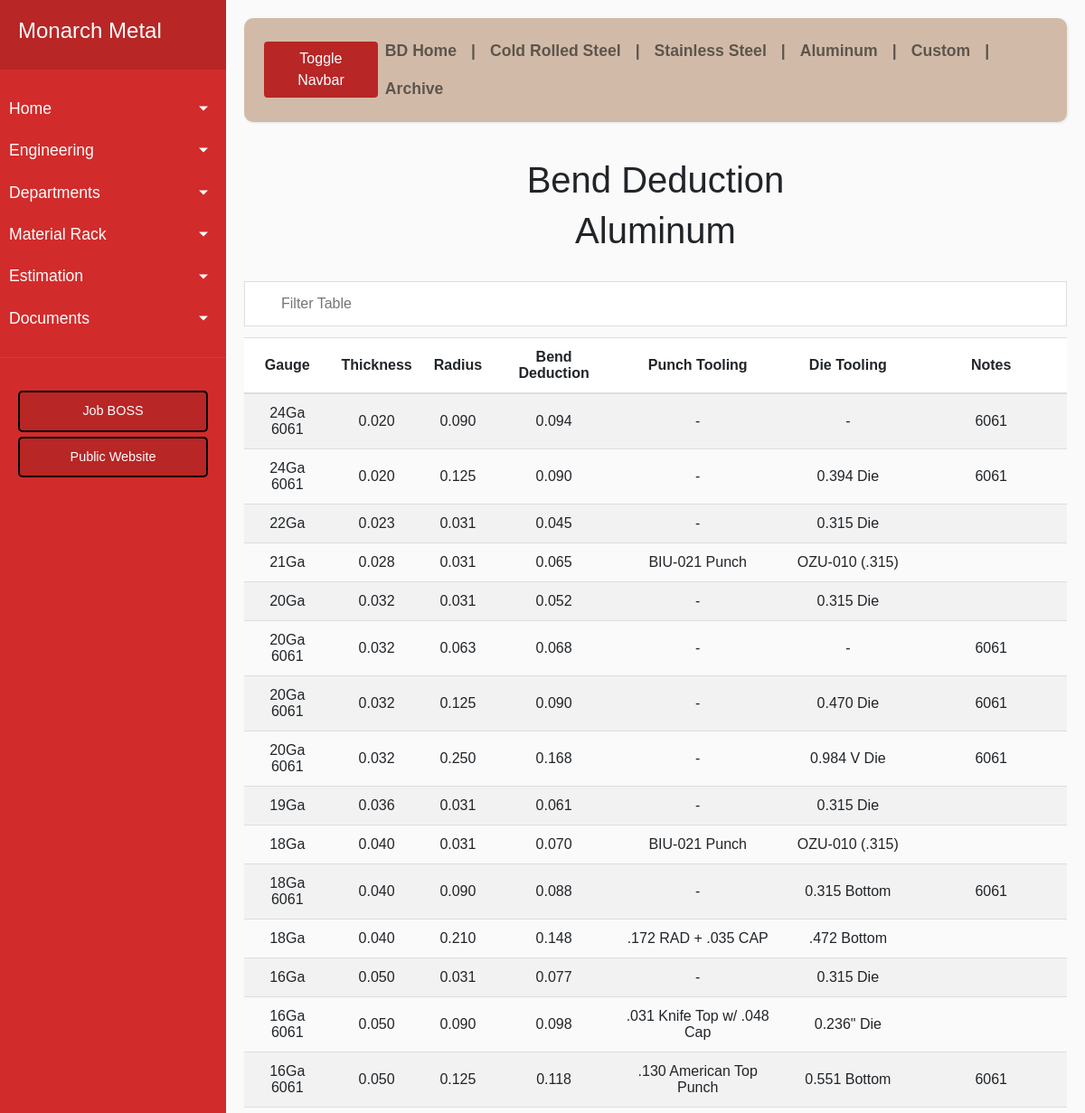
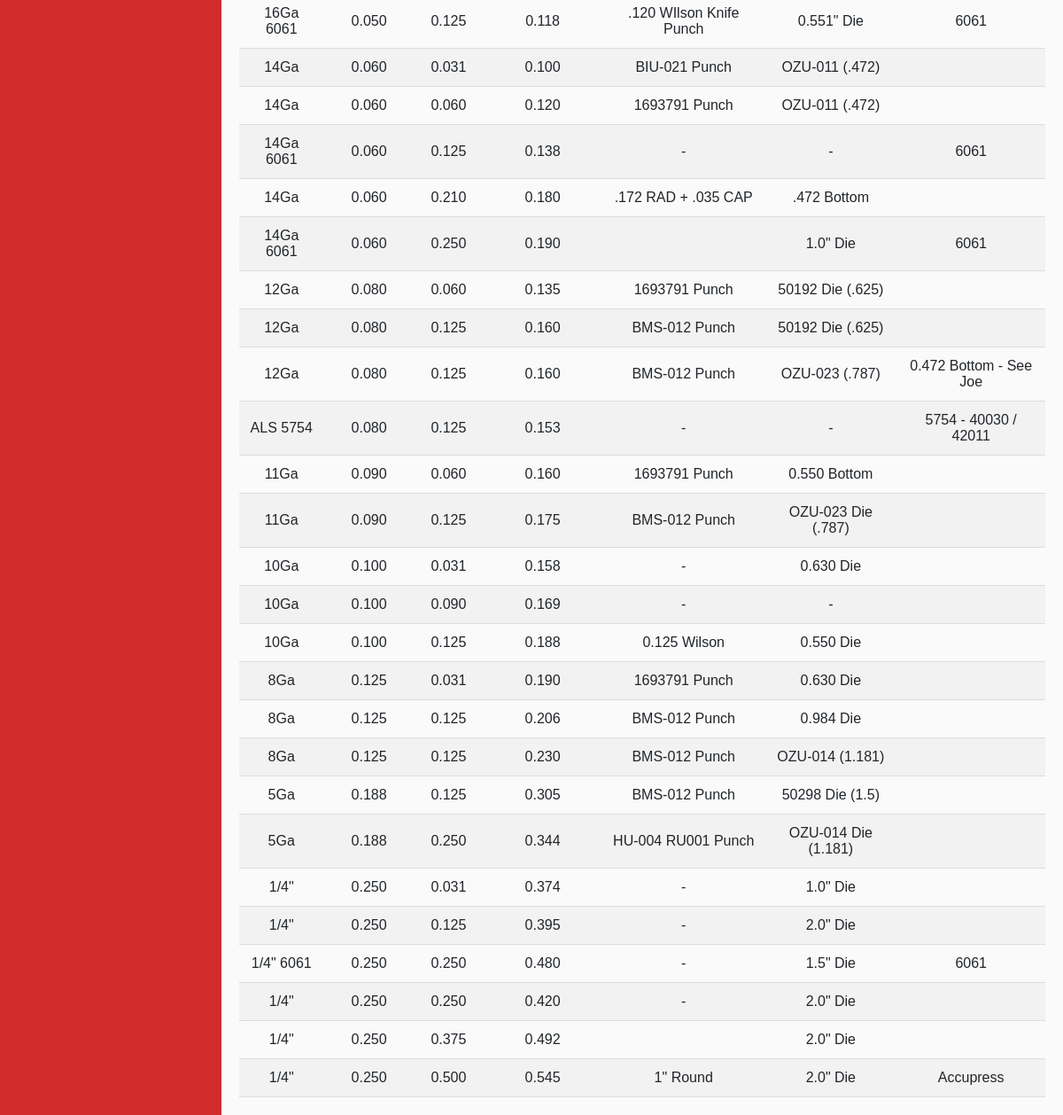
Page /bdals on the committed database (2 pictures, top to bottom).
### app/models.py (models this page shows, shortened)
class Bendd(Base):
    __tablename__ = 'bendd'
    id = Column(Integer, primary_key=True)
    matl = Column(String(10))
    desc = Column(String(25))
    gauge = Column(String(10))
    thick = Column(String(50))
    rad = Column(String(50))
    bd = Column(String(50))
    pt = Column(String(120))
    dt = Column(String(120))
    notes = Column(String(120))

### app/routes.py (the view)
@app.route('/bdals')
def bdals():
    bds = Bendd.query.order_by('thick', 'rad').all()
    return render_template('bdals.html', bds=bds)

### app/routes.py (called while the page is built)
@app.teardown_appcontext
def shutdown_session(exception=None):
    db_session.remove()

### app/templates/bdals.html (shortened to what this page needs)
{% extends 'bdbase.html' %}
{% block content %}
    <h1 align='center'>Bend Deduction</h1>
    <h1 align='center'>Aluminum</h1>
    <br>
    <body>
        <input type="text" id="myInput" onkeyup="filterTable()" placeholder="Filter Table">
            <table id="myTable">
                <tr class="header">
                    <th scope="col">Gauge</th>
                    <th scope="col">Thickness</th>
                    <th scope="col">Radius</th>
                    <th scope="col">Bend Deduction</th>
                    <th scope="col">Punch Tooling</th>
                    <th scope="col">Die Tooling</th>
                    <th scope="col">Notes</th>
                </tr>
            {% for bd in bds %}
                {% if bd.desc == 'ALS' %}
                    <tr id={{ bd.id }}>
                        <td align='center'><a href="/edit_bd/{{ bd.id }}"> {{ bd.gauge }} </a></td>
                        <td align='center'> {{ bd.thick }} </td>
                        <td align='center'> {{ bd.rad }} </td>
                        <td align='center'> {{ bd.bd }} </td>
                        <td align='center'> {{ bd.pt }} </td>
                        <td align='center'> {{ bd.dt }} </td>
                        <td align='center'> {{ bd.notes }} </td>
                    </tr>
                {% endif %}
            {% endfor %}
            </table>
    </body>
{% endblock %}

### app/static/style.css (style rules this page uses)
* { font-family: 'Poppins', sans-serif; }
#myInput { background-image: url('https://www.w3schools.com/css/searchicon.png'); background-position: 10px 12px; background-repeat: no-repeat; width: 100%; font-size: 16px; padding: 12px 20px 12px 40px; border: 1px solid #ddd; margin-bottom: 12px; }
#myTable { border-collapse: collapse; width: 100%; font-size: 16px; }
#myTable th, #myTable td { text-align: center; padding: 12px; }
#myTable th { background: #ffffff; border-top: 1px solid #ddd; border-bottom: 2px solid #ddd; }
#myTable tr { border-bottom: 1px solid #ddd; }
#myTable tr:nth-child(even) { background-color: #f2f2f2; }
#myTable tr.header, #myTable tr:hover { background-color: #ddd; }
th { text-align: center; }
body { font-family: 'Poppins', sans-serif; background: #fafafa; }

### rows in the picture
Bendd: gauge "24Ga 6061", thick "0.020", rad "0.090", bd "0.094", pt "-", dt "-", notes "6061"
Bendd: gauge "24Ga 6061", thick "0.020", rad "0.125", bd "0.090", pt "-", dt "0.394 Die", notes "6061"
Bendd: gauge "22Ga", thick "0.023", rad "0.031", bd "0.045", pt "-", dt "0.315 Die"
Bendd: gauge "21Ga", thick "0.028", rad "0.031", bd "0.065", pt "BIU-021 Punch", dt "OZU-010 (.315)"
Bendd: gauge "20Ga", thick "0.032", rad "0.031", bd "0.052", pt "-", dt "0.315 Die"
Bendd: gauge "20Ga 6061", thick "0.032", rad "0.063", bd "0.068", pt "-", dt "-", notes "6061"
Bendd: gauge "20Ga 6061", thick "0.032", rad "0.125", bd "0.090", pt "-", dt "0.470 Die", notes "6061"
Bendd: gauge "20Ga 6061", thick "0.032", rad "0.250", bd "0.168", pt "-", dt "0.984 V Die", notes "6061"
Bendd: gauge "19Ga", thick "0.036", rad "0.031", bd "0.061", pt "-", dt "0.315 Die"
Bendd: gauge "18Ga", thick "0.040", rad "0.031", bd "0.070", pt "BIU-021 Punch", dt "OZU-010 (.315)"
Bendd: gauge "18Ga 6061", thick "0.040", rad "0.090", bd "0.088", pt "-", dt "0.315 Bottom", notes "6061"
Bendd: gauge "18Ga", thick "0.040", rad "0.210", bd "0.148", pt ".172 RAD + .035 CAP", dt ".472 Bottom"
Bendd: gauge "16Ga", thick "0.050", rad "0.031", bd "0.077", pt "-", dt "0.315 Die"
Bendd: gauge "16Ga 6061", thick "0.050", rad "0.090", bd "0.098", pt ".031 Knife Top w/ .048 Cap", dt "0.236\" Die"
Bendd: gauge "16Ga 6061", thick "0.050", rad "0.125", bd "0.118", pt ".130 American Top Punch", dt "0.551 Bottom", notes "6061"
Bendd: gauge "16Ga 6061", thick "0.050", rad "0.125", bd "0.118", pt ".120 WIlson Knife Punch", dt "0.551\" Die", notes "6061"
Bendd: gauge "14Ga", thick "0.060", rad "0.031", bd "0.100", pt "BIU-021 Punch", dt "OZU-011 (.472)"
Bendd: gauge "14Ga", thick "0.060", rad "0.060", bd "0.120", pt "1693791 Punch", dt "OZU-011 (.472)"
Bendd: gauge "14Ga 6061", thick "0.060", rad "0.125", bd "0.138", pt "-", dt "-", notes "6061"
Bendd: gauge "14Ga", thick "0.060", rad "0.210", bd "0.180", pt ".172 RAD + .035 CAP", dt ".472 Bottom"
Bendd: gauge "14Ga 6061", thick "0.060", rad "0.250", bd "0.190", dt "1.0\" Die", notes "6061"
Bendd: gauge "12Ga", thick "0.080", rad "0.060", bd "0.135", pt "1693791 Punch", dt "50192 Die (.625)"
Bendd: gauge "12Ga", thick "0.080", rad "0.125", bd "0.160", pt "BMS-012 Punch", dt "50192 Die (.625)"
Bendd: gauge "12Ga", thick "0.080", rad "0.125", bd "0.160", pt "BMS-012 Punch", dt "OZU-023 (.787)", notes "0.472 Bottom - See Joe"
Bendd: gauge "ALS 5754", thick "0.080", rad "0.125", bd "0.153", pt "-", dt "-", notes "5754 - 40030 / 42011"
Bendd: gauge "11Ga", thick "0.090", rad "0.060", bd "0.160", pt "1693791 Punch", dt "0.550 Bottom"
Bendd: gauge "11Ga", thick "0.090", rad "0.125", bd "0.175", pt "BMS-012 Punch", dt "OZU-023 Die (.787)"
Bendd: gauge "10Ga", thick "0.100", rad "0.031", bd "0.158", pt "-", dt "0.630 Die"
Bendd: gauge "10Ga", thick "0.100", rad "0.090", bd "0.169", pt "-", dt "-"
Bendd: gauge "10Ga", thick "0.100", rad "0.125", bd "0.188", pt "0.125 Wilson", dt "0.550 Die"
Bendd: gauge "8Ga", thick "0.125", rad "0.031", bd "0.190", pt "1693791 Punch", dt "0.630 Die"
Bendd: gauge "8Ga", thick "0.125", rad "0.125", bd "0.206", pt "BMS-012 Punch", dt "0.984 Die"
Bendd: gauge "8Ga", thick "0.125", rad "0.125", bd "0.230", pt "BMS-012 Punch", dt "OZU-014 (1.181)"
Bendd: gauge "5Ga", thick "0.188", rad "0.125", bd "0.305", pt "BMS-012 Punch", dt "50298 Die (1.5)"
Bendd: gauge "5Ga", thick "0.188", rad "0.250", bd "0.344", pt "HU-004 RU001 Punch", dt "OZU-014 Die (1.181)"
Bendd: gauge "1/4\"", thick "0.250", rad "0.031", bd "0.374", pt "-", dt "1.0\" Die"
Bendd: gauge "1/4\"", thick "0.250", rad "0.125", bd "0.395", pt "-", dt "2.0\" Die"
Bendd: gauge "1/4\" 6061", thick "0.250", rad "0.250", bd "0.480", pt "-", dt "1.5\" Die", notes "6061"
Bendd: gauge "1/4\"", thick "0.250", rad "0.250", bd "0.420", pt "-", dt "2.0\" Die"
Bendd: gauge "1/4\"", thick "0.250", rad "0.375", bd "0.492", dt "2.0\" Die"
Bendd: gauge "1/4\"", thick "0.250", rad "0.500", bd "0.545", pt "1\" Round", dt "2.0\" Die", notes "Accupress"
